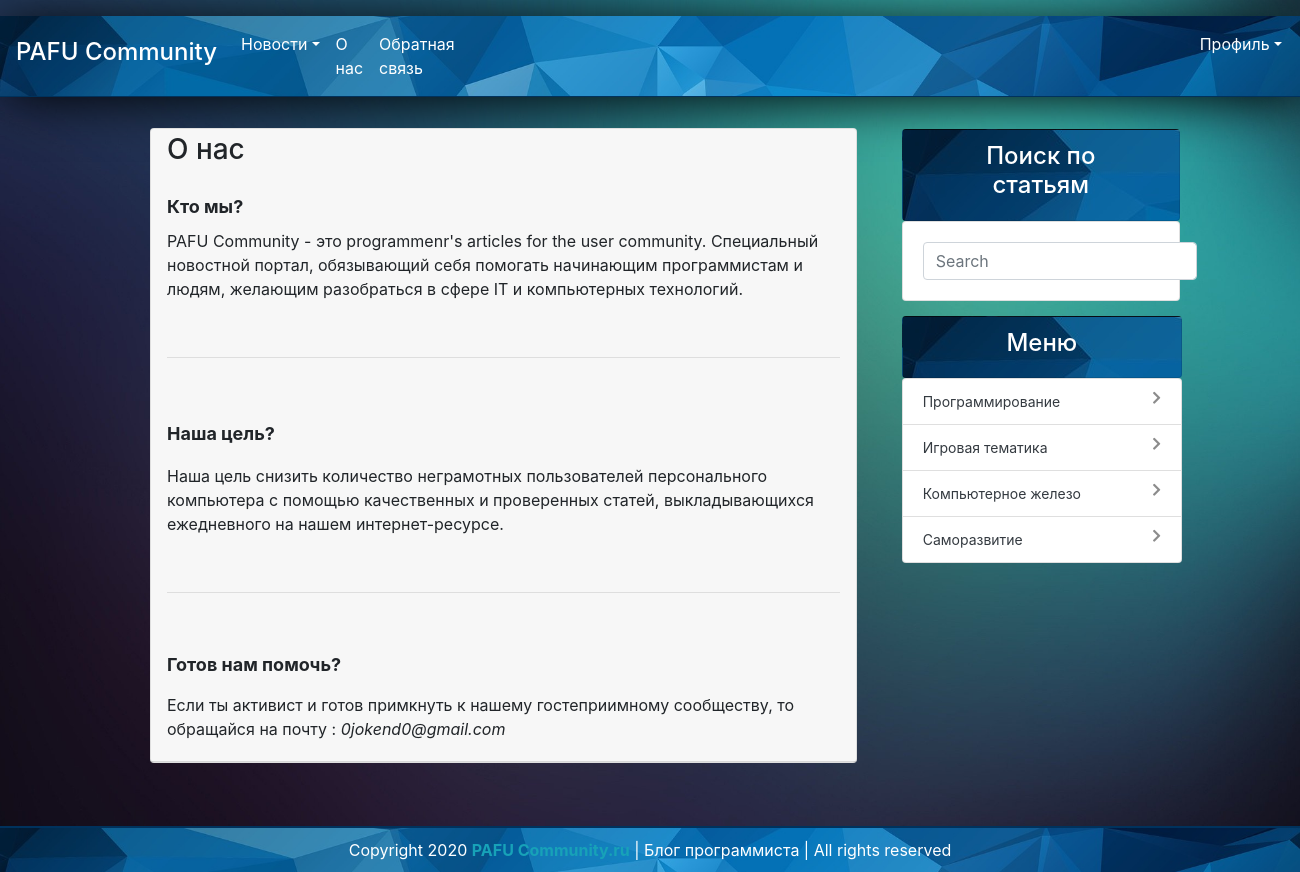
Page /about/ on the earlier database version.
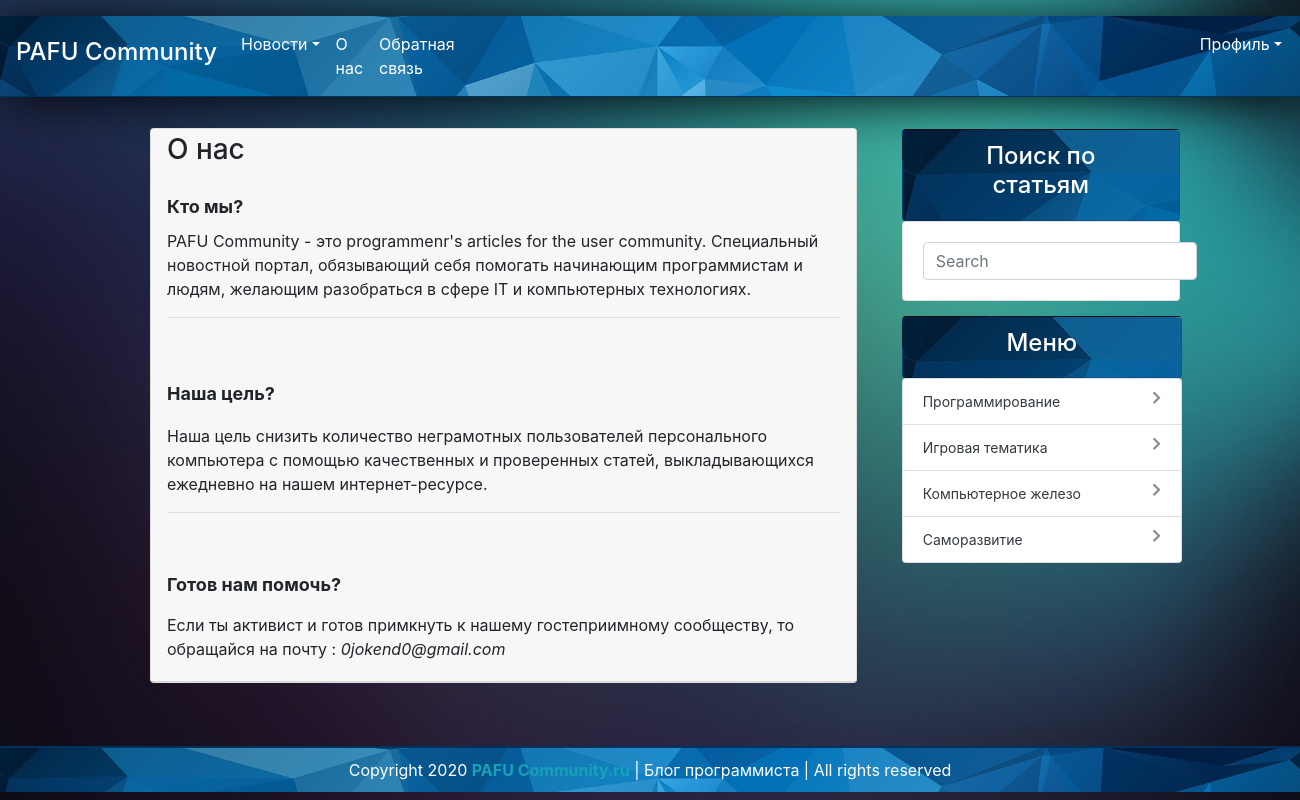
Same page on the later database version.
### blog/models.py (models this page shows, shortened)
class About(models.Model):
    title = models.CharField(max_length = 100, verbose_name='Название')
    text = models.TextField(verbose_name='Текст')
    image = models.ImageField(upload_to=rename_image, verbose_name='Изображение', blank=True, null=True)
    files = models.ManyToManyField(UploadedFile, verbose_name='Прикрепленный файлы', blank=True)
    class Meta:
        verbose_name = 'Контакты'
        verbose_name_plural = 'Контакт'

### blog/views.py (the view)
# urls.py: path('about/', views.about_list, name='about'),
def about_list(request):
    about_list = get_object_or_404(About)
    return render(request, 'about_list.html', {'about_list': about_list})

### blog/templates/about_list.html (shortened to what this page needs)
{% extends 'main-page.html' %}
{% block search %}
    <center>
        <form class="form-inline" action="{% url 'search_results' %}" method="get">
            <input class="form-control mr-sm-2" name="q" type="search" placeholder="Search" aria-label="Search">
        </form>
    </center>
{% endblock %}
{% block content %}
    <div class="art_content">
        <div class="card mb-5 px-0 mx-0">
            <div class="card-header p-0 mx-0">
                <div class="card-body p-1 px-md-2 px-lg-3 post">
                    <h3 class="card-title mb-0 p-0">{{ about_list.title|safe }}</h3>
                    <p>{{ about_list.text|safe }}</p>
                </div>
            </div>
        </div>
    </div>
{% endblock %}

### blog/templates/main-page.html (shortened to what this page needs)
{% load static %}
<!DOCTYPE html>
<html lang="ru" xmlns="http://www.w3.org/1999/html">
<head>
    <link rel="stylesheet" href="https://use.fontawesome.com/releases/v5.8.2/css/all.css">
    <link rel="stylesheet" href="https://stackpath.bootstrapcdn.com/bootstrap/4.4.1/css/bootstrap.min.css"
>
</head>
<body class="fon-image">
<nav class="navbar navbar-expand-md navbar-default bg-light fon" style="">
    <div class="navbar-header">
        <a href="{% url 'articles_list' %}" class="navbar-brand text-white"><h4>PAFU Community</h4></a>
    </div>
    <ul class="navbar-nav">
        <li class="nav-item dropdown">
            <a class="nav-link dropdown-toggle text-white" data-toggle="dropdown" href="{% url 'articles_list' %}"
               role="button">Новости</a>
        </li>
        <li class="nav-link"><a class="text-white" href="{% url 'about' %}">О нас</a></li>
        <li class=" nav-link"><a class="text-white" href="{% url 'contact' %}">Обратная связь</a></li>
        <li class="nav-link dropdown login"><a class="dropdown-toggle text-white" data-toggle="dropdown"
                                               href="{% url 'login' %}">Профиль</a>
    </ul>
</nav>
<div class="conteiner-fluid left-bar">
    <div class="row">
        <div class="col-md-8">
            <div class="content">
                {% block content %}
                {% endblock %}
            </div>
        </div>
        <div class="col-md-4 right-bar">
            <div class="right-block">
                <div class="block_search">
                    <div class="card card-footer text-muted bar-title" style="margin-right: 20px;">
                        <div class="post_teaser container">
                            <div class="post_teaser_publ">
                                <center><h4 class="text-white">Поиск по статьям</h4></center>
                            </div>
                        </div>
                    </div>
                    <div class="card card-body right-content">
                        {% block search %}
                        {% endblock %}
                    </div>
                </div>
                <div class="class=span3 bs-docs-sidebar">
                    <div class="menu">
                        <div class="card card-footer text-muted bar-title">
                            <div class="post_teaser container">
                                <div class="post_teaser_publ">
                                    <center><h4 class="text-white">Меню</h4></center>
                                </div>
                            </div>
                        </div>
                        <ul class="list-group">
                            <li class="list-group-item"><a href="#" class="menu_text">
                                <i class="fas fa-chevron-right one "></i><a data-toggle="collapse"
                                                                            href="#collapseExample"
                                                                            role="button" aria-expanded="false"
                                                                            aria-controls="collapseExample"
                                                                            href="/?article_type=1"
                                                                            class="menu_text text-dark">Программирование</a></a>
                            </li>
                            <li class="list-group-item menu_text"><a href="/?article_type=2"
                                                                     class="menu_text text-dark">Игровая
                                тематика<i
                                        class="fas fa-chevron-right one"></i></a></li>
                            <li class="list-group-item menu_text"><a href="/?article_type=5"
                                                                     class="menu_text text-dark">Компьютерное
                                железо<i
                                        class="fas fa-chevron-right one"></i></a></li>
                            <li class="list-group-item menu_text"><a href="/?article_type=6"
                                                                     class="menu_text text-dark">Саморазвитие<i
                                    class="fas fa-chevron-right one"></i></a></li>
                        </ul>
                    </div>
                </div>
            </div>
        </div>
    </div>
</div>
<div class="conteiner-fluid">
    <div class="row">
        <div class="col-md-12">
            <div class="footer">
                <center>
                    <a>Copyright 2020 <b><a class="text-info" href="{% url 'about' %}">PAFU Community.ru</b></a> |
                    Блог программиста | All rights reserved</h7>
                </center>
            </div>
        </div>
    </div>
</body>
</html>

### blog/templates/main-page.html (style rules this page uses)
.login { margin-left: 729px; }
.fon-image { background-image: url(/media/fongradient.jpg); background-position: center center; background-size: cover; background-repeat: no-repeat; background-attachment: fixed; }
.footer { left: 0; bottom: 0; padding: 10px; border-top: 2px solid #00325D; background-size: 100%; background-image: url(/media/fon5.jpg); color: #fff; width: 100%; margin-top: 15px; }
li { padding-top: 0px; }
.one { color: #8c8c8c; float: right; }
.menu { padding-left: 0px; padding-right: 18px; padding-top: 15px; font-size: 14px; }
.menu_text { font-size 20px; }
.block_search { padding-top: 15px; }
.fon { border-bottom: 1px solid #00325D; background-image: url(/media/fon5.jpg); background-size: 100%; width: 100%; margin: 1em auto; box-shadow: 1px 5px 53px -4px #000000; }
.right-content { margin-right: 20px; background-color: #fff; }
.bar-title { background-image: url(/media/fon5.jpg); }
.right-block { margin-top: 1px; margin-left: 15px; margin-right: 100px; }
.content { margin-left: 150px; }

### blog/templates/about_list.html (style rules this page uses)
.art_content { padding-top: 15px; }

Differences in the rows shown:
changed About "О нас": text "…сфере IT и компьютерных технологий. Наша цель? Наша цель снизить количество неграмотных пользователей персонального компьютера с помощью качественных и проверенных статей, выкладывающихся ежедневного на нашем интернет-ресурсе. Готов…" → "…сфере IT и компьютерных технологиях. Наша цель? Наша цель снизить количество неграмотных пользователей персонального компьютера с помощью качественных и проверенных статей, выкладывающихся ежедневно на нашем интернет-ресурсе. Готов…"
